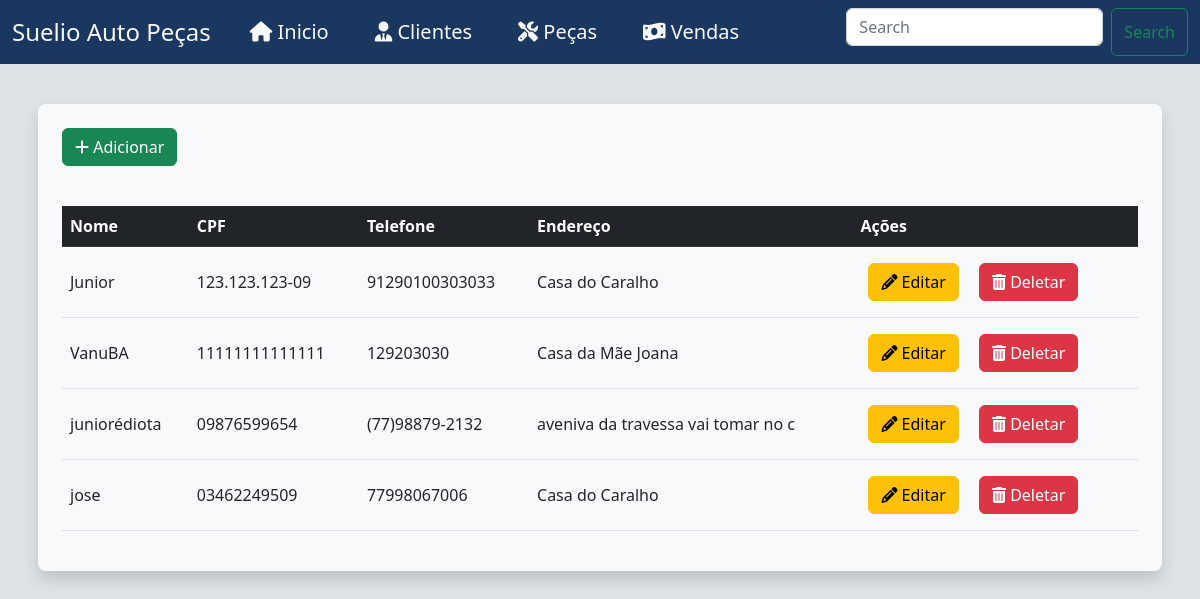
/client/, run on an earlier commit of the app's database.
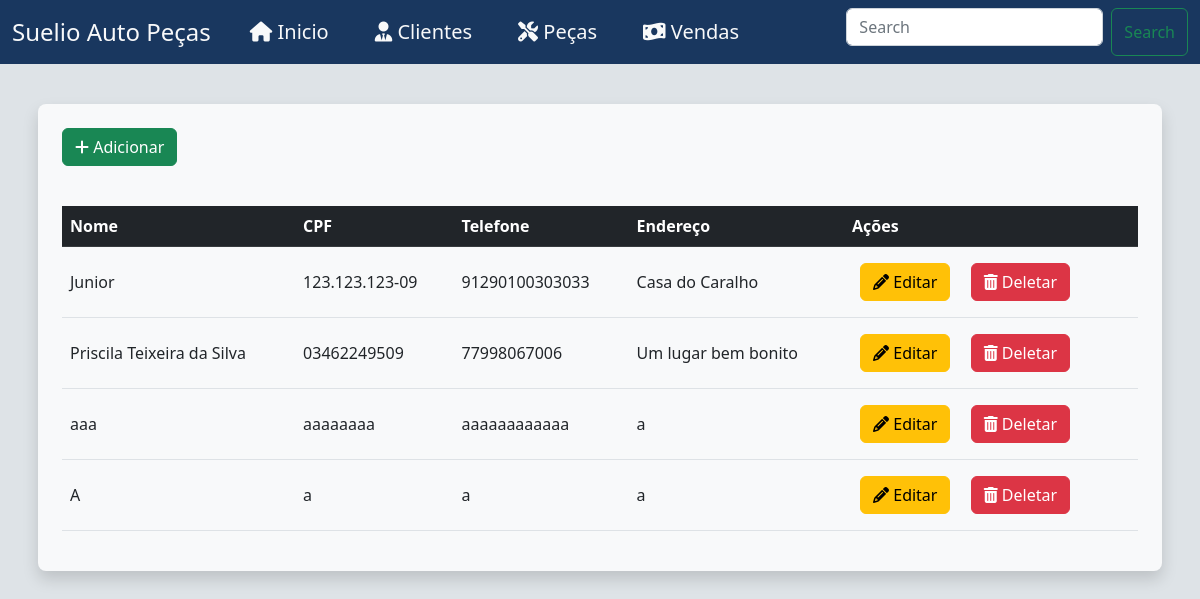
And on a later commit of the database.
### client/models.py (models this page shows, shortened)
class Client(models.Model):
    name = models.CharField(max_length=60, verbose_name="Nome")
    cpf = models.CharField( max_length=14, verbose_name="CPF")
    phone = models.CharField( max_length=14,  verbose_name="Telefone")
    address = models.CharField(max_length=100, verbose_name="Endereço")

### client/views.py (the view)
# urls.py: path("", views.index, name="index"),
def index(request):
    client_list = Client.objects.all()
    return render(request, "client/index.html", {"client_list": client_list})

### templates/client/index.html (shortened to what this page needs)
{% extends 'base.html' %}
{% block content %}
<div class="container mt-3 p-2">
    <div class="table-responsive tab mt-3 shadow p-4 rounded-3 bg-light">
        <a href="add" class="btn btn-success mb-4"> <i class="fa fa-plus"></i> Adicionar</a>
        <table class="table align-middle mt-3" id="table-list">
          <thead>
            <tr class="table-dark">
                <th>
                    Nome
                </th>
                <th  class="d-none d-sm-table-cell">
                    CPF
                </th>
                <th class="d-none d-md-table-cell">
                    Telefone
                </th>
                <th class="d-none d-md-table-cell">
                    Endereço
                </th>
                <th>
                    Ações
                </th>
            </tr>
          </thead>
          <tbody>
                {% for client in client_list %}
                <tr>
                    <td >
                        {{client.name}}
                    </td>
                    <td class="d-none d-sm-table-cell">
                        {{client.cpf}}
                    </td>
                    <td class="d-none d-md-table-cell">
                        {{client.phone}}
                    </td>
                    <td class="d-none d-md-table-cell">
                        {{client.address}}
                    </td>
                    <td>
                        <a class="btn btn-warning m-2" href="edit/{{client.id}}"> <i class="fa-solid fa-pencil"></i> Editar </a>
                        <a class="btn btn-danger m-2" href="remove/{{client.id}}"> <i class="fa fa-trash"></i> Deletar</a>
                    </td>
                </tr>
                {%endfor%}
          </tbody>
        </table>
      </div>
</div>
{% endblock %}

### templates/base.html (shortened to what this page needs)
{% load static %}
<!DOCTYPE html>
<html lang="pt-br">
<head>
    <link href="https://cdn.jsdelivr.net/npm/bootstrap@5.2.2/dist/css/bootstrap.min.css" rel="stylesheet">
    <link rel="stylesheet" href="{% static 'css/style.css' %}" type="text/css">
</head>
<body>
    <nav class="navbar navbar-expand-lg fs-5">
        <div class="container-fluid">
          <a class="navbar-brand fs-4 text-light" href="">Suelio Auto Peças</a>
          <div class="collapse navbar-collapse" id="navbarSupportedContent">
            <ul class="navbar-nav me-auto mb-2 mb-lg-0">
              <li class="nav-item">
                <a class="nav-link text-light" aria-current="page" href="#"> <i class="fa-sharp fa-solid fa-house"></i> Inicio</a>
              </li>
              <li class="nav-item">
                <a class="nav-link text-light" href="/client/"> <i class="fa-solid fa-user-tie"></i> Clientes</a>
              </li>
              <li class="nav-item">
                <a class="nav-link text-light" href="#"> <i class="fa-solid fa-screwdriver-wrench"></i> Peças</a>
              </li>
              <li class="nav-item">
                <a class="nav-link text-light" href="#"> <i class="fa-solid fa-money-bill-wave"></i> Vendas</a>
              </li>
            </ul>
            <form class="d-flex" role="search">
              <input class="form-control me-2" type="search" placeholder="Search" aria-label="Search">
              <button class="btn btn-outline-success" type="submit">Search</button>
            </form>
          </div>
        </div>
      </nav>
      {% block content %}
      {% endblock %}
</body>
</html>

### static/css/style.css (style rules this page uses)
body { background-color: rgb(222, 227, 231); }
input { margin-bottom: 10px; }
.navbar-expand-lg { background-color: rgb(25, 55, 95); }
.nav-item { border-radius: 10px; margin: 0px 10px; padding: 0px 5px; }

What changed in the data, as far as the page shows it:
removed Client: name "VanuBA", cpf "11111111111111", phone "129203030", address "Casa da Mãe Joana"
removed Client: name "juniorédiota", cpf "09876599654", phone "(77)98879-2132", address "aveniva da travessa vai tomar no c"
removed Client: name "jose", cpf "03462249509", phone "77998067006", address "Casa do Caralho"
added Client: name "Priscila Teixeira da Silva", cpf "03462249509", phone "77998067006", address "Um lugar bem bonito"
added Client: name "aaa", cpf "aaaaaaaa", phone "aaaaaaaaaaaa", address "a"
added Client: name "A", cpf "a", phone "a", address "a"
